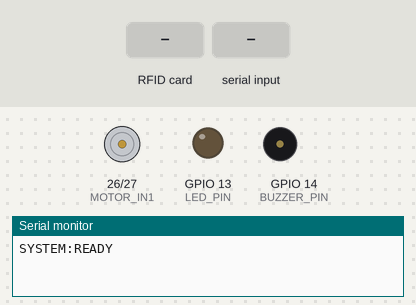
The sketch below on a simulated ESP32. Shown: motor-driver pin pairs drawn as motors (green arrow = first pin HIGH = forward, orange = second pin HIGH = backward, longer = more drive, scaled by the enable pin), output pins drawn as LEDs (lit = HIGH), buzzer (waves = sounding), the last lines printed to the serial monitor. The test bench sets the inputs (shaded band).

Above: at 1.8 s.
1.9 s: RFID card 5E 7A 19 C4 held to the reader
At 2.17 s:
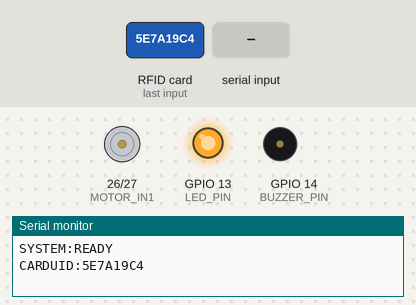
3.9 s: "DISPENSE:\n" received over Serial
At 5.3 s:
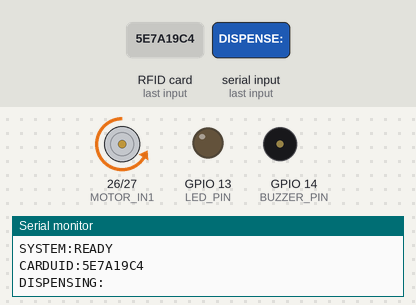
At 5.71 s:
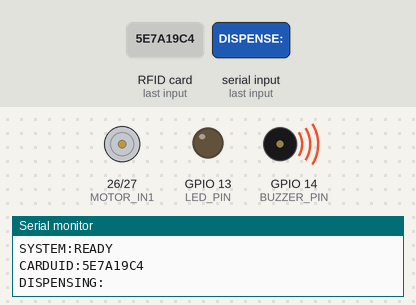
Timing chart, 0 to 7.3 s (numbered marks = the images above; inputs shaded):
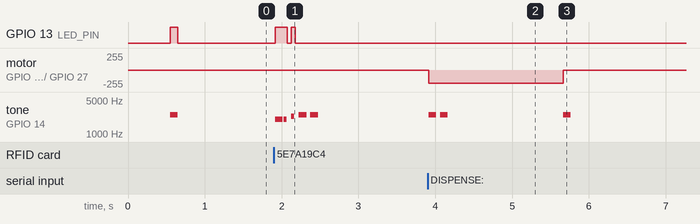

Measured:
- after the input at 1.9 s, GPIO 13 (LED_PIN): LOW → HIGH at once, → LOW 0.16 s later, → HIGH 0.05 s later, → LOW 0.05 s later; tone on GPIO 14 (BUZZER_PIN): plays 2000 Hz for 0.10 s, 2000 Hz for 0.04 s, 2300 Hz for 0.04 s, 2500 Hz for 0.10 s, 2500 Hz for 0.10 s, starting at once
- after the input at 3.9 s, motor on GPIO 26 (MOTOR_IN1) / GPIO 27 (MOTOR_IN2): stopped → backward 200/255 at once, → stopped 1.8 s later; tone on GPIO 14 (BUZZER_PIN): goes 2500 Hz 0.10 s, silent 0.05 s, 2500 Hz 0.10 s, silent 1.5 s, 2500 Hz 0.10 s, then silent, starting at once

The sketch:

drew-rfid-reader.ino
```cpp
/*
 * D.R.E.W. Vending Machine Control System
 *
 * This sketch handles:
 * 1. RFID card reading using an MFRC522 RFID reader module
 * 2. Buzzer feedback for card scanning
 * 3. Motor control for product dispensing
 *
 * The system communicates with a Node.js backend through serial,
 * receiving commands for motor control and sending card UIDs.
 */

 #include <SPI.h>
 #include <MFRC522.h>

 // RFID reader pins for ESP32
 #define RST_PIN         2           // Reset pin (connected to GPIO2)
 #define SS_PIN          5           // Slave select pin (connected to GPIO5)
 #define LED_PIN         13          // LED indicator
 #define BUZZER_PIN      14          // Buzzer connected to GPIO14

 // Motor control pins
 #define MOTOR_ENABLE    15          // Motor enable pin (PWM)
 #define MOTOR_IN1       26          // Motor direction control 1
 #define MOTOR_IN2       27          // Motor direction control 2
 #define MOTOR_SPEED     200         // Motor speed (0-255)
 #define DISPENSE_TIME   1500        // Time to run motor for dispensing (ms)

 // Create MFRC522 instance
 MFRC522 rfid(SS_PIN, RST_PIN);

 // Previous card UID for avoiding duplicates
 MFRC522::Uid previousCard;
 unsigned long lastCardReadTime = 0;
 const unsigned long CARD_READ_COOLDOWN = 1000; // 1 second between reads

 // Buzzer tones and durations
 #define BEEP_FREQUENCY 2000       // 2kHz tone for standard beep
 #define SUCCESS_FREQUENCY 2500    // Higher pitch for success tone
 #define ERROR_FREQUENCY 1000      // Lower pitch for error tone
 #define SHORT_BEEP 100           // Duration in ms for short beep
 #define LONG_BEEP 300            // Duration in ms for long beep

 // Command flags and buffers
 String serialBuffer = "";
 bool commandComplete = false;

 void setup() {
   // Initialize serial at 9600 baud to match Node.js service
   Serial.begin(9600);
   delay(500);

   // Clear any garbage in serial buffer
   while(Serial.available()) {
     Serial.read();
   }

   // Initialize LED indicator
   pinMode(LED_PIN, OUTPUT);
   digitalWrite(LED_PIN, LOW);

   // Initialize buzzer
   pinMode(BUZZER_PIN, OUTPUT);
   digitalWrite(BUZZER_PIN, LOW);

   // Initialize motor control pins
   pinMode(MOTOR_ENABLE, OUTPUT);
   pinMode(MOTOR_IN1, OUTPUT);
   pinMode(MOTOR_IN2, OUTPUT);

   // Initialize motor to off state
   digitalWrite(MOTOR_IN1, LOW);
   digitalWrite(MOTOR_IN2, LOW);
   analogWrite(MOTOR_ENABLE, 0);

   // Initialize SPI bus
   SPI.begin();

   // Initialize RFID reader
   rfid.PCD_Init();

   // Configure for maximum sensitivity
   rfid.PCD_SetAntennaGain(MFRC522::RxGain_max);

   // Blink LED and beep once to show we're ready
   digitalWrite(LED_PIN, HIGH);
   beep(SUCCESS_FREQUENCY, SHORT_BEEP);
   digitalWrite(LED_PIN, LOW);

   // Initialize previous card
   previousCard.size = 0;

   // Output ready message
   Serial.println("SYSTEM:READY");
 }

 // Function to make the buzzer beep at a specific frequency and duration
 void beep(int frequency, int duration) {
   tone(BUZZER_PIN, frequency, duration);
   delay(duration);
   noTone(BUZZER_PIN);
 }

 // Function for success beep pattern (two short high beeps)
 void successBeep() {
   beep(SUCCESS_FREQUENCY, SHORT_BEEP);
   delay(50);
   beep(SUCCESS_FREQUENCY, SHORT_BEEP);
 }

 // Function for error beep pattern (one long low beep)
 void errorBeep() {
   beep(ERROR_FREQUENCY, LONG_BEEP);
 }

 // Function to dispense a product
 void dispenseProduct(String productType) {
   // Determine motor direction based on product type
   bool clockwise = (productType == "tampon");

   // Log the dispensing action
   Serial.print("DISPENSING:");
   Serial.println(productType);

   // Set motor direction
   if (clockwise) {
     digitalWrite(MOTOR_IN1, HIGH);
     digitalWrite(MOTOR_IN2, LOW);
   } else {
     digitalWrite(MOTOR_IN1, LOW);
     digitalWrite(MOTOR_IN2, HIGH);
   }

   // Start motor
   analogWrite(MOTOR_ENABLE, MOTOR_SPEED);

   // Sound feedback
   successBeep();

   // Keep motor running for the dispensing time
   delay(DISPENSE_TIME);

   // Stop motor
   analogWrite(MOTOR_ENABLE, 0);
   digitalWrite(MOTOR_IN1, LOW);
   digitalWrite(MOTOR_IN2, LOW);

   // Confirmation beep
   beep(SUCCESS_FREQUENCY, SHORT_BEEP);

   // Send completion message
   Serial.print("COMPLETE:");
   Serial.println(productType);
 }

 void loop() {
   // Check for incoming serial commands
   checkSerialCommands();

   // Check for RFID cards
   checkRFIDCards();
 }

 // Function to check and process incoming serial commands
 void checkSerialCommands() {
   while (Serial.available() > 0 && !commandComplete) {
     char inChar = (char)Serial.read();

     // Process command when newline is received
     if (inChar == '\n') {
       commandComplete = true;
     } else {
       // Add character to buffer
       serialBuffer += inChar;
     }
   }

   // Process completed command
   if (commandComplete) {
     // Check for motor commands
     if (serialBuffer.startsWith("DISPENSE:")) {
       String productType = serialBuffer.substring(9);
       dispenseProduct(productType);
     }

     // Reset for next command
     serialBuffer = "";
     commandComplete = false;
   }
 }

 // Function to check for RFID cards
 void checkRFIDCards() {
   // Check if a new card is present
   if (!rfid.PICC_IsNewCardPresent()) {
     return;
   }

   // Read the card UID
   if (!rfid.PICC_ReadCardSerial()) {
     return;
   }

   // Turn on LED to show card detected
   digitalWrite(LED_PIN, HIGH);

   // Beep to provide immediate feedback that a card was detected
   beep(BEEP_FREQUENCY, SHORT_BEEP);

   // Get current time
   unsigned long currentTime = millis();

   // Send card if it's new or if cooldown has passed
   if (isNewCard(rfid.uid) || (currentTime - lastCardReadTime > CARD_READ_COOLDOWN)) {
     // Send card UID to serial
     sendCardUID(rfid.uid);

     // Update the time
     lastCardReadTime = currentTime;

     // Save as previous card
     copyCardUID(rfid.uid, &previousCard);

     // Play success beep pattern for a successful card read
     successBeep();
   }
   else {
     // Already read this card recently, play an error beep
     errorBeep();
   }

   // Halt the card
   rfid.PICC_HaltA();
   rfid.PCD_StopCrypto1();

   // Turn off LED
   delay(50); // Shortened delay
   digitalWrite(LED_PIN, LOW);
 }

 // Send the card UID in a consistent format
 void sendCardUID(MFRC522::Uid uid) {
   // Flush any data in the serial buffer before sending new data
   while (Serial.available() > 0) {
     Serial.read();
   }

   // Small delay to ensure clean transmission
   delay(10);

   // Format for Node.js: CARDUID:XXXXXXXX
   Serial.print("CARDUID:");

   // Send the UID as a hex string
   for (byte i = 0; i < uid.size; i++) {
     if (uid.uidByte[i] < 0x10) {
       Serial.print("0");
     }
     Serial.print(uid.uidByte[i], HEX);
   }

   // End with a newline and flush the buffer
   Serial.println();
   Serial.flush();

   // Confirmation pattern - combined LED and buzzer feedback
   for (int i = 0; i < 2; i++) {
     digitalWrite(LED_PIN, HIGH);
     tone(BUZZER_PIN, BEEP_FREQUENCY + (i * 300), 40); // Ascending tones
     delay(50);
     digitalWrite(LED_PIN, LOW);
     noTone(BUZZER_PIN);
     delay(50);
   }
 }

 // Check if the current card is different from the previous one
 bool isNewCard(MFRC522::Uid uid) {
   // If we haven't seen a card yet, this is a new card
   if (previousCard.size == 0) {
     return true;
   }

   // Check if the size is different
   if (uid.size != previousCard.size) {
     return true;
   }

   // Compare each byte
   for (byte i = 0; i < uid.size; i++) {
     if (uid.uidByte[i] != previousCard.uidByte[i]) {
       return true;
     }
   }

   // It's the same card
   return false;
 }

 // Copy a card UID to another variable
 void copyCardUID(MFRC522::Uid from, MFRC522::Uid *to) {
   to->size = from.size;
   for (byte i = 0; i < from.size && i < 10; i++) { // Add limit check to prevent overflow
     to->uidByte[i] = from.uidByte[i];
   }
   // Copy SAK and type if needed
   to->sak = from.sak;
 }
 
```
